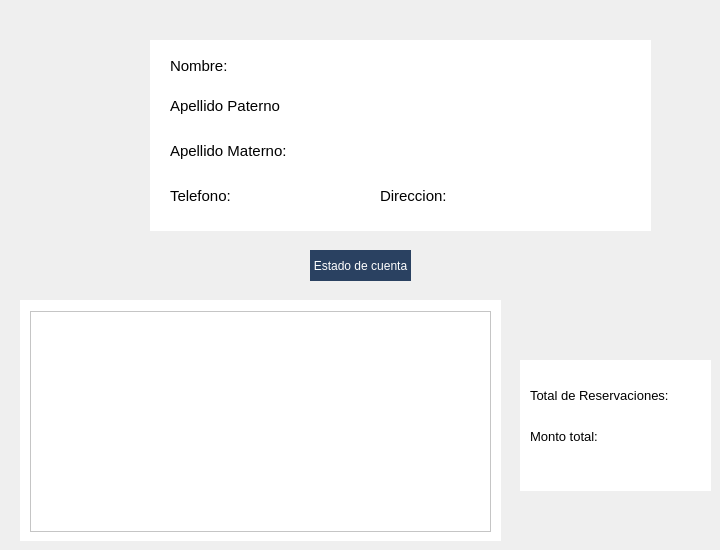
   <widget class="QWidget" name="page_3">
    <widget class="QLabel" name="Logo">
     <property name="geometry">
      <rect>
       <x>20</x>
       <y>40</y>
       <width>101</width>
       <height>101</height>
      </rect>
     </property>
     <property name="text">
      <string/>
     </property>
     <property name="pixmap">
      <pixmap resource="img.qrc">:/img/img/park_b.png</pixmap>
     </property>
     <property name="scaledContents">
      <bool>true</bool>
     </property>
    </widget>
    <widget class="QWidget" name="EstadoCuentaWidget" native="true">
     <property name="geometry">
      <rect>
       <x>20</x>
       <y>300</y>
       <width>481</width>
       <height>241</height>
      </rect>
     </property>
     <property name="styleSheet">
      <string notr="true">background-color: rgb(255, 255, 255);</string>
     </property>
     <widget class="QTableWidget" name="Reservas">
      <property name="geometry">
       <rect>
        <x>10</x>
        <y>11</y>
        <width>461</width>
        <height>221</height>
       </rect>
      </property>
     </widget>
    </widget>
    <widget class="QPushButton" name="EstadoCuenta_2">
     <property name="geometry">
      <rect>
       <x>310</x>
       <y>250</y>
       <width>101</width>
       <height>31</height>
      </rect>
     </property>
     <property name="styleSheet">
      <string notr="true">QPushButton{
	background-color: #2A4161;
	color: white;
	font: 10pt &quot;Corbel&quot;;
	border: none;
}

QPushButton:Hover{
	background-color: #C2C9F2;
}</string>
     </property>
     <property name="text">
      <string>Estado de cuenta</string>
     </property>
    </widget>
    <widget class="QWidget" name="widget_7" native="true">
     <property name="geometry">
      <rect>
       <x>150</x>
       <y>40</y>
       <width>501</width>
       <height>191</height>
      </rect>
     </property>
     <property name="styleSheet">
      <string notr="true">background-color: rgb(255, 255, 255);</string>
     </property>
     <widget class="QLabel" name="LabelNombre">
      <property name="geometry">
       <rect>
        <x>90</x>
        <y>10</y>
        <width>191</width>
        <height>31</height>
       </rect>
      </property>
      <property name="font">
       <font>
        <pointsize>12</pointsize>
        <weight>75</weight>
        <bold>true</bold>
       </font>
      </property>
      <property name="text">
       <string/>
      </property>
     </widget>
     <widget class="QLabel" name="ApellidoP">
      <property name="geometry">
       <rect>
        <x>140</x>
        <y>50</y>
        <width>161</width>
        <height>31</height>
       </rect>
      </property>
      <property name="font">
       <font>
        <pointsize>12</pointsize>
        <weight>75</weight>
        <bold>true</bold>
       </font>
      </property>
      <property name="text">
       <string/>
      </property>
     </widget>
     <widget class="QLabel" name="ApellidoM">
      <property name="geometry">
       <rect>
        <x>150</x>
        <y>100</y>
        <width>121</width>
        <height>21</height>
       </rect>
      </property>
      <property name="font">
       <font>
        <pointsize>12</pointsize>
        <weight>75</weight>
        <bold>true</bold>
       </font>
      </property>
      <property name="text">
       <string/>
      </property>
     </widget>
     <widget class="QLabel" name="label_9">
      <property name="geometry">
       <rect>
        <x>20</x>
        <y>10</y>
        <width>71</width>
        <height>31</height>
       </rect>
      </property>
      <property name="font">
       <font>
        <pointsize>11</pointsize>
       </font>
      </property>
      <property name="text">
       <string>Nombre:</string>
      </property>
     </widget>
     <widget class="QLabel" name="label_10">
      <property name="geometry">
       <rect>
        <x>20</x>
        <y>50</y>
        <width>111</width>
        <height>31</height>
       </rect>
      </property>
      <property name="font">
       <font>
        <pointsize>11</pointsize>
       </font>
      </property>
      <property name="text">
       <string>Apellido Paterno:</string>
      </property>
     </widget>
     <widget class="QLabel" name="label_11">
      <property name="geometry">
       <rect>
        <x>20</x>
        <y>100</y>
        <width>121</width>
        <height>21</height>
       </rect>
      </property>
      <property name="font">
       <font>
        <pointsize>11</pointsize>
       </font>
      </property>
      <property name="text">
       <string>Apellido Materno:</string>
      </property>
     </widget>
     <widget class="QLabel" name="label_12">
      <property name="geometry">
       <rect>
        <x>20</x>
        <y>140</y>
        <width>71</width>
        <height>31</height>
       </rect>
      </property>
      <property name="font">
       <font>
        <pointsize>11</pointsize>
       </font>
      </property>
      <property name="text">
       <string>Telefono:</string>
      </property>
     </widget>
     <widget class="QLabel" name="Telefono">
      <property name="geometry">
       <rect>
        <x>100</x>
        <y>140</y>
        <width>71</width>
        <height>31</height>
       </rect>
      </property>
      <property name="font">
       <font>
        <pointsize>10</pointsize>
        <weight>75</weight>
        <bold>true</bold>
       </font>
      </property>
      <property name="text">
       <string/>
      </property>
     </widget>
     <widget class="QLabel" name="label_17">
      <property name="geometry">
       <rect>
        <x>230</x>
        <y>140</y>
        <width>81</width>
        <height>31</height>
       </rect>
      </property>
      <property name="font">
       <font>
        <pointsize>11</pointsize>
       </font>
      </property>
      <property name="text">
       <string>Direccion:</string>
      </property>
     </widget>
     <widget class="QLabel" name="Direccion">
      <property name="geometry">
       <rect>
        <x>310</x>
        <y>140</y>
        <width>91</width>
        <height>31</height>
       </rect>
      </property>
      <property name="font">
       <font>
        <pointsize>10</pointsize>
        <weight>75</weight>
        <bold>true</bold>
       </font>
      </property>
      <property name="text">
       <string/>
      </property>
     </widget>
    </widget>
    <widget class="QWidget" name="InformacionAdicional" native="true">
     <property name="geometry">
      <rect>
       <x>520</x>
       <y>360</y>
       <width>191</width>
       <height>131</height>
      </rect>
     </property>
     <property name="styleSheet">
      <string notr="true">background-color: rgb(255, 255, 255);</string>
     </property>
     <widget class="QLabel" name="label_8">
      <property name="geometry">
       <rect>
        <x>10</x>
        <y>25</y>
        <width>141</width>
        <height>21</height>
       </rect>
      </property>
      <property name="font">
       <font>
        <pointsize>10</pointsize>
       </font>
      </property>
      <property name="text">
       <string>Total de Reservaciones:</string>
      </property>
     </widget>
     <widget class="QLabel" name="label_18">
      <property name="geometry">
       <rect>
        <x>10</x>
        <y>66</y>
        <width>81</width>
        <height>20</height>
       </rect>
      </property>
      <property name="font">
       <font>
        <pointsize>10</pointsize>
       </font>
      </property>
      <property name="text">
       <string>Monto total:</string>
      </property>
     </widget>
     <widget class="QLabel" name="totalReservaciones">
      <property name="geometry">
       <rect>
        <x>150</x>
        <y>10</y>
        <width>41</width>
        <height>51</height>
       </rect>
      </property>
      <property name="font">
       <font>
        <pointsize>10</pointsize>
       </font>
      </property>
      <property name="text">
       <string/>
      </property>
     </widget>
     <widget class="QLabel" name="MontoTotal">
      <property name="geometry">
       <rect>
        <x>90</x>
        <y>60</y>
        <width>71</width>
        <height>31</height>
       </rect>
      </property>
      <property name="font">
       <font>
        <pointsize>10</pointsize>
       </font>
      </property>
      <property name="text">
       <string/>
      </property>
     </widget>
    </widget>
   </widget>
